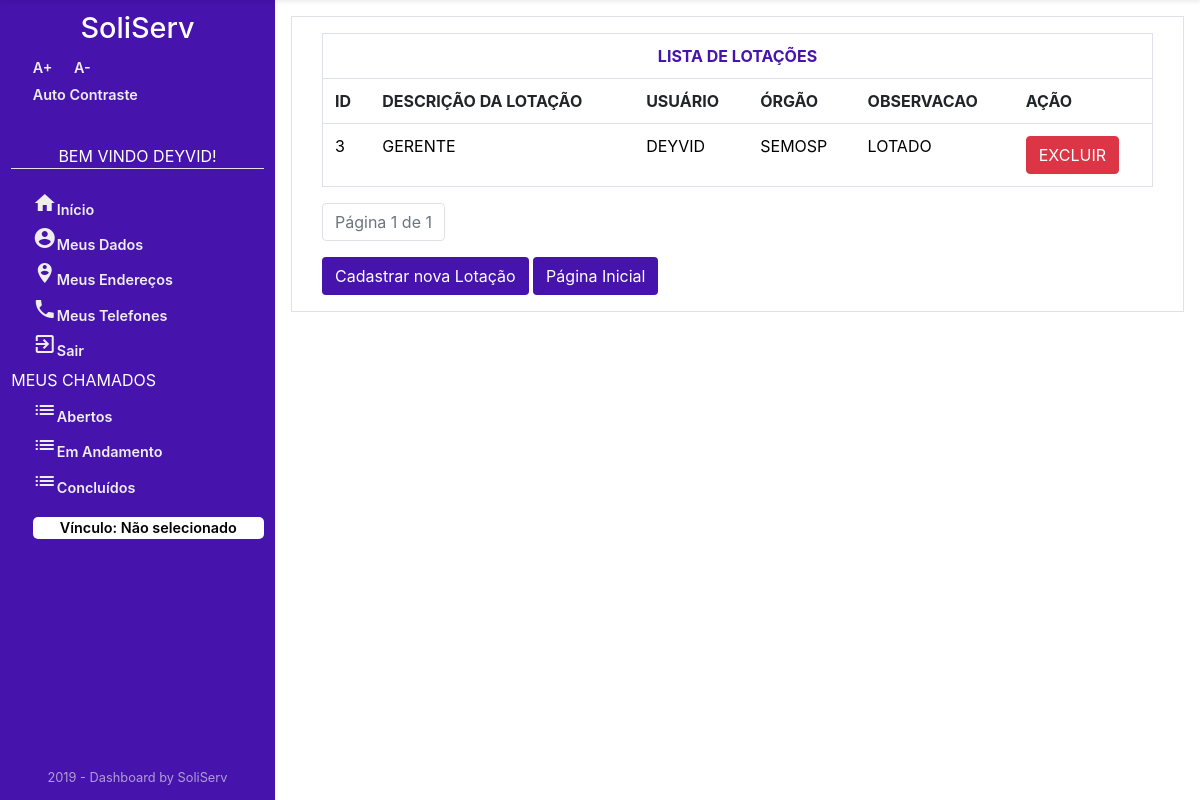
Page /Orgao/listarLotacoes/ (signed in) on the earlier database version.
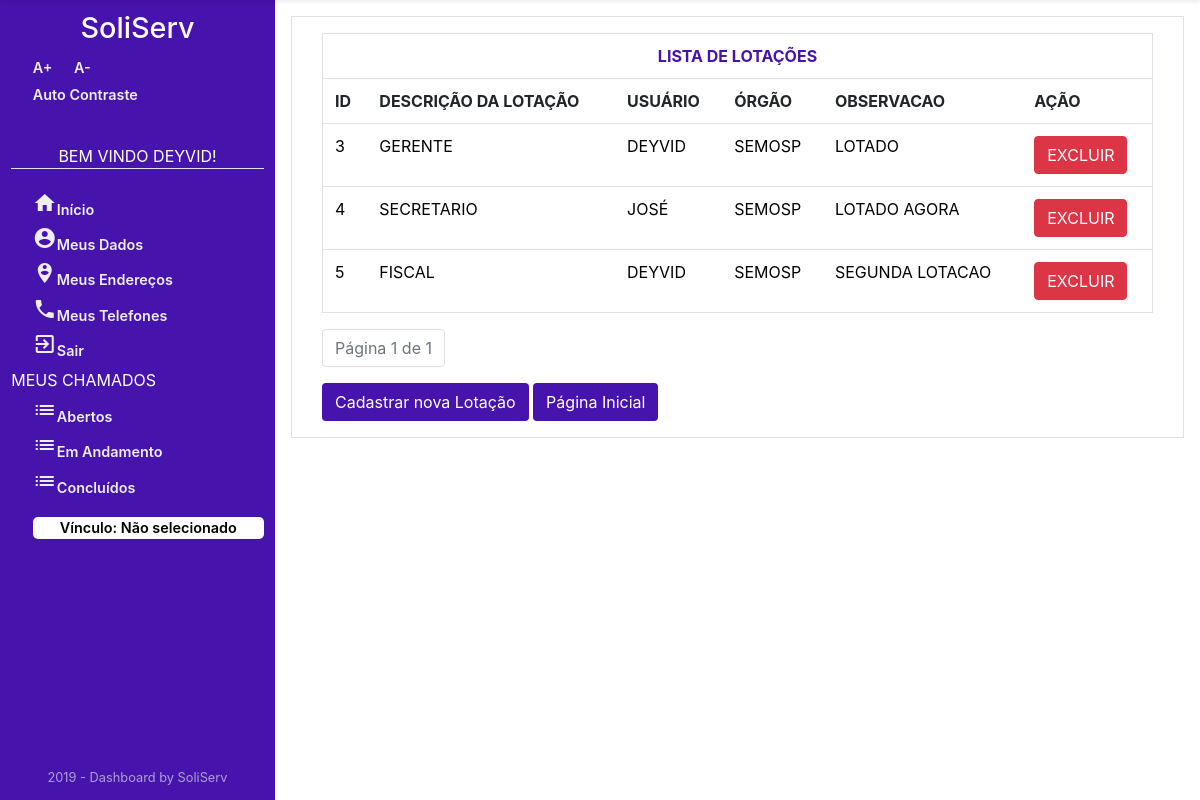
Same page on the later database version.
### Orgao/models.py (models this page shows, shortened)
class Lotacao(models.Model):
    observacao = models.CharField('OBSERVAÇÃO', max_length=45)
    idTipoLotacao = models.ForeignKey(
        TipoLotacao, on_delete=models.CASCADE, verbose_name="TIPO LOTAÇÃO")
    idUsuario = models.ForeignKey(
        User, on_delete=models.CASCADE, verbose_name="USUÁRIO")
    idOrgao = models.ForeignKey(
        Orgao, on_delete=models.CASCADE, verbose_name="ÓRGÃO")
    class Meta:
        verbose_name = "Lotacao"
        verbose_name_plural = "Lotacao"

class TipoLotacao(models.Model):
    descricao = models.CharField('DESCRIÇÃO', max_length=45)
    class Meta:
        verbose_name = "TipoLotacao"
        verbose_name_plural = "TiposLotacao"

class Orgao(models.Model):
    nomeOrgao = models.CharField('NOME ORGÃO', max_length=45)
    descricao = models.CharField('DESCRIÇÃO', max_length=100)
    emailOrgao = models.CharField('EMAIL ORGÃO', max_length=45)
    nomeResponsavelOrgao = models.CharField(
        'RESPONSÁVEL PELO ÓRGÃO', max_length=45)
    enderecoOrgao = models.CharField('ENDERECO ORGÃO', max_length=45, default="")
    telefoneOrgao = models.IntegerField('TELEFONE ORGÃO')
    class Meta:
        verbose_name = "Orgao"
        verbose_name_plural = "Orgao"

### Orgao/views.py (the view)
# urls.py: path('listarLotacoes/', views.LotacaoList, name='lista_lotacao'),
def LotacaoList(request):
    lotacao_list = Lotacao.objects.all()
    paginator = Paginator(lotacao_list, 6)
    page = request.GET.get('page')
    lotacao_list = paginator.get_page(page)
    context = {'lotacao_list': lotacao_list}
    if not request.user.is_authenticated:
        return render(request, 'Usuario/acessoNegado.html')
    else:
        return render(request, 'Orgao/lotacaoList.html', context)

### Orgao/templates/Orgao/lotacaoList.html (shortened to what this page needs)
{% extends "sistemaDeGestaoDeServicosPublicos/index1.html" %}
{% block centro %}
<main id="Orgao" class="container border">
    <div class="container">
        {% block centroOrgao %}
        <form>
            {% if lotacao_list %}
            <table class="table border mt-3">
                <tr>
                    <th colspan="6" class="text-center" style="color: #4613ac; text-transform: uppercase">Lista de Lotações</th>
                </tr>
                <tr>
                    <th>ID</th>
                    <th>DESCRIÇÃO DA LOTAÇÃO</th>
                    <th>USUÁRIO</th>
                    <th>ÓRGÃO</th>
                    <th>OBSERVACAO</th>
                    <th>AÇÃO</th>
                </tr>
                {% for lotacao in lotacao_list %}
                <tr style="text-transform: uppercase">
                    <td>
                        <a class="link" title="Clique Para Atualizar o Tipo de Lotação" href="#">{{lotacao.id}}
                        </a>
                    </td>
                    <td>
                        <a class="link" title="Clique Para Atualizar o Tipo de Lotação"
                            href="#">{{lotacao.idTipoLotacao.descricao}}
                        </a>
                    </td>
                    <td>
                        <a class="link" title="Clique Para Atualizar o Tipo de Lotação"
                            href="#">{{lotacao.idUsuario.first_name}}
                        </a>
                    </td>
                    <td>
                        <a class="link" title="Clique Para Atualizar o Tipo de Lotação"
                            href="#">{{lotacao.idOrgao.nomeOrgao}}
                        </a>
                    </td>
                    <td>
                        <a class="link" title="Clique Para Atualizar o Tipo de Lotação"
                            href="#">{{lotacao.observacao}}
                        </a>
                    </td>
                    <td>
                        <a class="btn btn-danger" style="color: white;"
                            href="#" title="Excluir Tipo de Lotacao">
                            Excluir</a>
                    </td>
                </tr>
                {% endfor %}
                {% else %}
                <div class="alert alert-danger mt-3">
                    Não há Dados Cadastrados!
                </div>
                {% endif %}
        </form>
        <nav aria-label="text-left pagination  ">
            <ul class="pagination ">
                <li class="page-item disabled">
                    <a class="page-link" href="#">Página {{ lotacao_list.number }} de
                        {{ lotacao_list.paginator.num_pages }}</a>
                </li>
            </ul>
        </nav>
        <a class="btn  mb-3" href="{% url 'Orgao:cadastro_Lotacao'%}" style="background: #4613ac; color: white;"
            title="cadastrar nova Lotação">Cadastrar nova Lotação</a>
        <a class="btn  mb-3" href="{% url 'Orgao:orgao_index'%}" style="background: #4613ac; color: white;"
            title="Voltar a HomePage">Página Inicial</a>
</main>
{% endblock %}
</div>
{% endblock %}

### templates/sistemaDeGestaoDeServicosPublicos/index1.html (shortened to what this page needs)
<!DOCTYPE html>
<html lang="pt-br">
{% load staticfiles %}
<head>
    <link rel="stylesheet" href="https://stackpath.bootstrapcdn.com/bootstrap/4.3.1/css/bootstrap.min.css"
>
    <link href="https://unpkg.com/material-components-web@latest/dist/material-components-web.min.css" rel="stylesheet">
    <link href="https://cdnjs.cloudflare.com/ajax/libs/select2/4.0.10/css/select2.min.css" rel="stylesheet" />
    <link href="path/to/select2.min.css" rel="stylesheet" />
    <link rel="stylesheet" href="{% static 'css/dashboard-itens.css' %}">
    <link rel="stylesheet" href="{% static 'css/style.css' %}">
    <link rel="stylesheet" href="{% static 'css/zocial.css' %}">
</head>
<body class="acessibilidade" onresize="verificaSide()">
    <main class="main">
        <div class="sidebar shadow-sm" id="sidebar">
            <h1>SoliServ</h1>
            <div class="AcessibilidadeFontes">
                <a onClick="fonte('a');" title="Aumentar Tamanho da Fonte" href="#">A+</a>
                <a onClick="fonte('d');" title="Diminuir Tamanho da Fonte" href="#">A-</a>
            </div>
            {% if user.is_authenticated %}
            <a href="#altocontraste" id="altocontraste" accesskey="3" title="Auto Contraste"
                onclick="window.toggleContrast()" onkeydown="window.toggleContrast()">Auto
                Contraste</a> {% else %}
            <a class="border-bottom" href="#altocontraste" id="altocontraste" accesskey="3" title="Auto Contraste"
                onclick="window.toggleContrast()" onkeydown="window.toggleContrast()">Auto
                Contraste</a> {% endif %} {% if user.is_authenticated %}
            <nav>
                <p class="border-bottom text-center naoMostrarMouse">Bem Vindo {{ user.first_name }}!</p>
                <a href="{% url 'index' %}" title="Página Inicial"><i class="material-icons mt-3">home</i>Início</a>
                <a href="{% url 'meusDados' %}" title="Meus Dados"><i class="material-icons"> account_circle</i>Meus
                    Dados</a>
                <a href="{% url 'listaEnderecos' %}" title="Meus Endereços"><i
                        class="material-icons">person_pin_circle</i>Meus Endereços</a>
                <a href="{% url 'listaTelefones' %}" title="Meus Telefones"><i class="material-icons">phone</i>Meus
                    Telefones</a>
                <a href="{% url 'logout' %}" title="Log-out"><i class="material-icons">exit_to_app</i>Sair</a>
                <p class="naoMostrarMouse">Meus Chamados</p>
                <a href="/" title="Chamados Em Aberto"><i class="material-icons">list</i>Abertos</a>
                <a href="/" title="Chamados Em Andamento "><i class="material-icons">list</i>Em Andamento</a>
                <a href="/" title="Chamados Concluídos"><i class="material-icons">list</i>Concluídos</a>
                {% if request.session.temVinculo %}
                <a class="mt-3 text-center" title="Clique para Escolher o Vínculo"
                    style="border-radius: 5px; background-color: white; color: black; "
                    href="{% url 'Orgao:retorna_Lotacao' %}">
                    {% if request.session.nomeVinculo %}
                    Vínculo: {{ request.session.nomeVinculo }}
                    {% else %}
                    Vínculo: Não selecionado
                    {% endif %}
                </a>
                {% endif %}
            </nav>
                {% endif %}
            <p class="credit m-0">2019 - Dashboard by SoliServ</p>
        </div>
        <body>
            <div class="content d-flex flex-column" id="content">
                <div>
                    {% block centro%}
                    {% endblock %}
                </div>
        </body>
    </main>
</body>
</html>

### sistemaDeGestaoDeServicosPublicos/static/css/style.css (style rules this page uses)
:root { --tamanho-sidebar: 275px; --transicao: .5s ease-in; }
* { margin: 0; padding: 0; }
.main { display: flex; justify-content: space-between; position: absolute; top: 0; box-sizing: border-box; transition: var(--transicao); min-height: 100vh; width: 100%; border: 2px; }
.sidebar { position: fixed; width: 100%; max-width: var(--tamanho-sidebar); display: flex; flex-direction: column; box-sizing: border-box; padding: .7em; height: 100vh; transition: var(--transicao); left: 0; z-index: 4; background: #4613ac; color: #fff; }
.sidebar h1 { font-size: 1.8em; align-self: center; }
.sidebar nav { margin-top: 2em; display: flex; flex-direction: column; }
.sidebar p { margin: .2em 0; }
.sidebar a { text-decoration: none; color: #eee; margin: .2em 0; margin-left: 1.5em; font-weight: 600; font-size: .9em; }
.content { display: flex; max-width: calc(100% - var(--tamanho-sidebar)); box-sizing: border-box; width: 100%; position: absolute; right: 0; transition: var(--transicao); padding: 1em; height: 100%; }
.naoMostrarMouse { cursor: pointer; text-transform: uppercase; }
.credit { position: absolute; bottom: 1em; color: #eeeeeea2; font-size: .8em; align-self: center; }
.link { color: black; }
#Orgao { display: block; }
.AcessibilidadeFontes { display: flex; flex-direction: row; }

Differences in the rows shown:
added Lotacao: id "4", idTipoLotacao.descricao "SECRETARIO", idUsuario.first_name "JOSÉ", idOrgao.nomeOrgao "SEMOSP", observacao "LOTADO AGORA"
added Lotacao: id "5", idTipoLotacao.descricao "FISCAL", idUsuario.first_name "DEYVID", idOrgao.nomeOrgao "SEMOSP", observacao "SEGUNDA LOTACAO"
